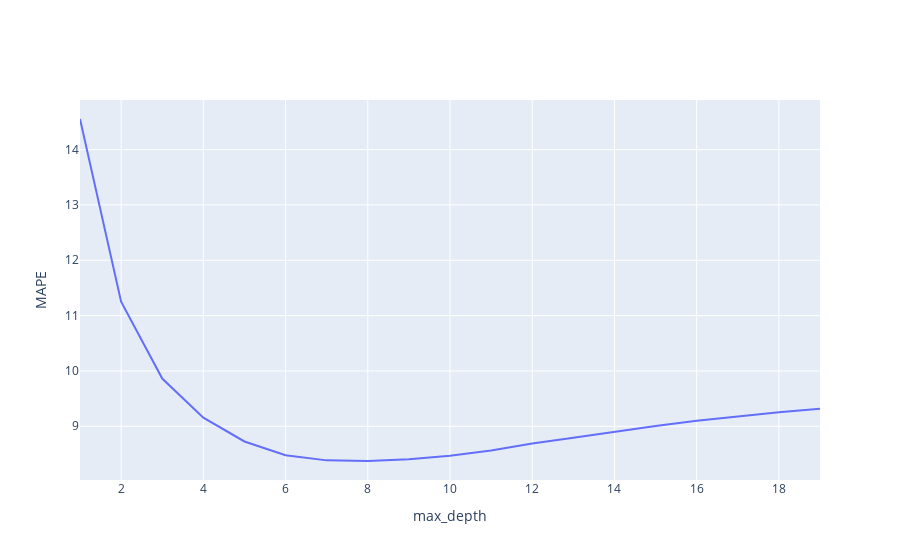

Write notebook code for a chart like this one.
### Code cell
# Celda 5
comparate_model_param('max_depth', range(1, 20, 1))

### Figure 1 — Plotly figure (JSON) as saved in the notebook; plotly's stock layout.template omitted (floating-point values rounded to 4 significant figures)
{"data": [{"mode": "lines", "name": "MAPE", "type": "scatter", "x": [1, 2, 3, 4, 5, 6, 7, 8, 9, 10, 11, 12, 13, 14, 15, 16, 17, 18, 19], "y": [14.55, 11.25, 9.862, 9.155, 8.725, 8.478, 8.384, 8.372, 8.402, 8.468, 8.564, 8.688, 8.793, 8.904, 9.005, 9.098, 9.183, 9.255, 9.318]}], "layout": {"xaxis": {"title": {"text": "max_depth"}}, "yaxis": {"title": {"text": "MAPE"}}}}
